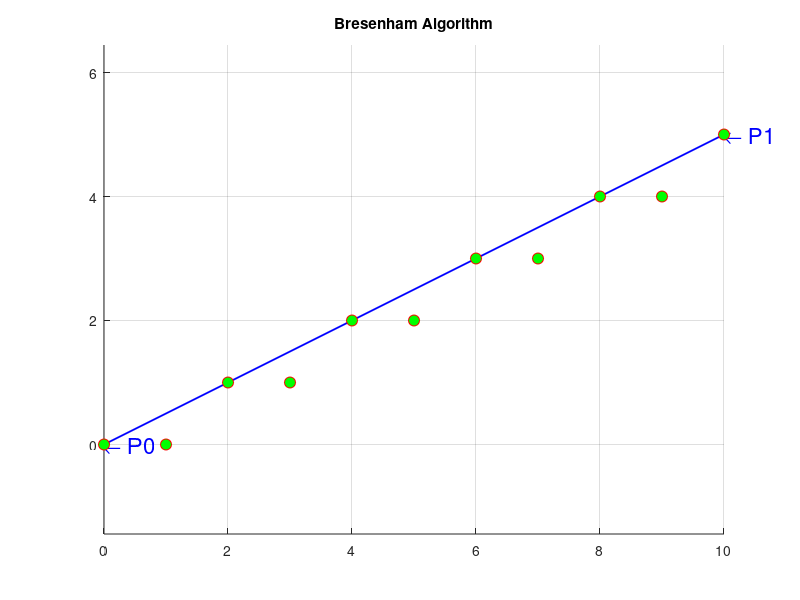

The MATLAB source for this figure:
function Bresenham_Line
% This function implements Bresenham algorithm and 
% can be applied to all quadrants
%
% Copyright (c) 2005.  Zhou Dengwen.  All rights reserved.
% Department of Computer Science & Technology
% North China Electric Power University(Beijing)(NCEPU)
%
% Lsat time modified: Feb. 28, 2008
%

% The line end points are (x0,y0) and (x1,y1),
% assumed not equal
x0 = 0; y0 = 0; x1 = 10; y1 = 5;

% Initialize the setting and draw the line to be scan-converted
hold on; axis equal;
grid on;
plot([x0 x1],[y0 y1],'b-','LineWidth',1.3);
text(x0,y0,'\leftarrow P0','FontSize',16,'Color',[0,0,1]);
text(x1,y1,'\leftarrow P1','FontSize',16,'Color',[0,0,1]);
title('Bresenham Algorithm');

% Initialize variables
x = x0; y = y0;
dx = abs(x1-x0); dy = abs(y1- y0); 
s1 = sign(x1-x0); s2 = sign(y1-y0);

% Interchange dx and dy, depending on the slop of the line
if dy > dx
   temp = dx; dx = dy; dy = temp; interchange = 1;
else 
   interchange = 0;
end

% Initiaze the error term to compensate for a nonzero intercept
e = 2*dy-dx;

% Begin main loop
for i = 1:dx
	plot(x,y,'ro','MarkerSize',8,'MarkerFaceColor','g');
	if e > 0
       if interchange == 1 x = x + s1; else y = y + s2; end
	   e = e-2*dx;
    end
	if interchange == 1 y = y + s2; else x = x + s1; end
	e = e + 2*dy;
end
plot(x1,y1,'ro','MarkerSize',8,'MarkerFaceColor','g');
hold off;
